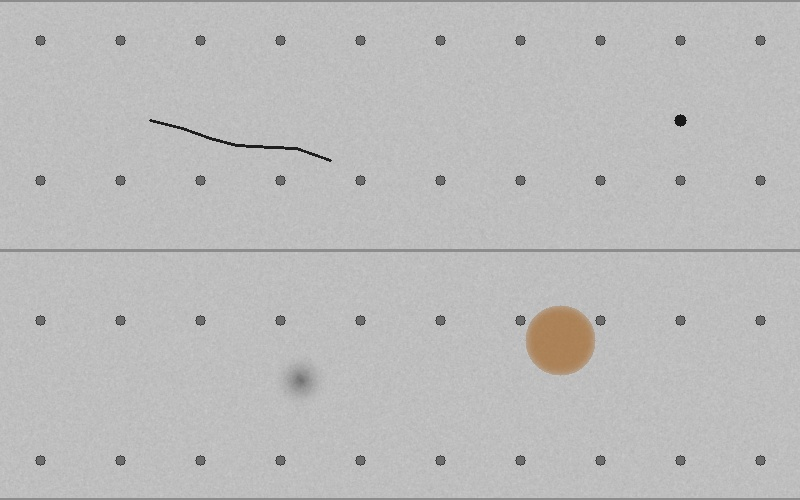
#> input picture data/sample_images/panel_defects_scan1.jpg, 800 x 500 px; its folder holds only this picture in this run
$ python -i detector.py   (imports and definitions only)
#> lines starting #> are read from the running program, lines starting #| are printed output that depends on the picture; after the words box and inside, x2 and y2 are one past the last pixel; in counts of white or black regions, pixels touching at a corner belong together
"""
AeroVision defect detector.

Two backends are supported:

1. "classical" (default, always available, zero external downloads)
   A lightweight OpenCV heuristic pipeline: edge/contour analysis +
   HSV color analysis to flag likely cracks, corrosion, dents and
   rivet-damage regions. This is what runs out-of-the-box so the
   whole prototype is demoable with no training, no internet, and
   no GPU.

2. "yolo" (optional, higher accuracy — bring your own trained weights)
   If `ultralytics` is installed AND a trained weights file exists at
   models/best.pt, the detector automatically switches to real YOLOv8
   inference. See train.py + README.md for how to train this.

Both backends return the same DefectDetection objects so the rest of
the app (severity scoring, reporting, dashboard) doesn't care which
one produced them.
"""

from __future__ import annotations

import os
from dataclasses import dataclass, field
from typing import List

import cv2
import numpy as np

MODELS_DIR = os.path.join(os.path.dirname(__file__), "..", "models")
YOLO_WEIGHTS_PATH = os.path.join(MODELS_DIR, "best.pt")


@dataclass
class DefectDetection:
    defect_type: str          # crack | corrosion | dent | rivet_damage
    confidence: float          # 0-1
    bbox: tuple                # (x, y, w, h) in pixels
    relative_area: float        # bbox area / image area
    length_cm: float | None = None  # only estimated for classical backend


def _bbox_area_ratio(bbox, img_shape) -> float:
    _, _, w, h = bbox
    img_h, img_w = img_shape[:2]
    return (w * h) / float(img_w * img_h)


# ---------------------------------------------------------------------
# Classical CV backend
# ---------------------------------------------------------------------

def _detect_cracks(raw_gray: np.ndarray, img_shape) -> List[DefectDetection]:
    """Cracks: thin, elongated, high-contrast linear structures.

    Uses probabilistic Hough line detection rather than plain contours,
    since crack edges are often broken into several short segments by
    Canny + dilation and a pure contour/aspect-ratio test misses them.
    """
    edges = cv2.Canny(raw_gray, 40, 140)
    edges = cv2.dilate(edges, np.ones((3, 3), np.uint8), iterations=1)

    lines = cv2.HoughLinesP(
        edges, 1, np.pi / 180, threshold=25,
        minLineLength=35, maxLineGap=12,
    )

    results = []
    if lines is None:
        return results

    img_h, img_w = img_shape[:2]
    max_len = 0.35 * max(img_w, img_h)  # long, perfectly straight spans are panel seams, not cracks

    for line in lines:
        # HoughLinesP normally returns shape (N, 1, 4), so line[0] is the
        # 4-tuple. Some OpenCV builds instead return shape (N, 4), where
        # `line` itself is already the 4-tuple. np.array(line).reshape(-1)
        # handles both cases safely.
        x1, y1, x2, y2 = np.array(line).reshape(-1)
        length = np.hypot(x2 - x1, y2 - y1)
        if length < 35 or length > max_len:
            continue
        angle = abs(np.degrees(np.arctan2(y2 - y1, x2 - x1)))
        is_axis_aligned = angle < 3 or angle > 177 or (87 < angle < 93)
        if is_axis_aligned and length > max_len * 0.5:
            # long axis-aligned lines are almost always seams/edges, not cracks
            continue
        x, y = min(x1, x2), min(y1, y2)
        w, h = abs(x2 - x1), abs(y2 - y1)
        pad = 4
        x, y = max(0, x - pad), max(0, y - pad)
        w, h = w + pad * 2, h + pad * 2
        confidence = float(np.clip(0.55 + 0.01 * length, 0.55, 0.93))
        bbox = (x, y, max(w, 6), max(h, 6))
        results.append(DefectDetection(
            defect_type="crack",
            confidence=round(confidence, 2),
            bbox=bbox,
            relative_area=_bbox_area_ratio(bbox, img_shape),
            length_cm=round(length / 40.0, 1),
        ))
    return results


def _detect_corrosion(bgr: np.ndarray, img_shape) -> List[DefectDetection]:
    """Corrosion: rust/brown-orange discoloration patches."""
    hsv = cv2.cvtColor(bgr, cv2.COLOR_BGR2HSV)
    lower = np.array([5, 60, 40])
    upper = np.array([30, 255, 200])
    mask = cv2.inRange(hsv, lower, upper)
    mask = cv2.morphologyEx(mask, cv2.MORPH_OPEN, np.ones((5, 5), np.uint8))
    contours, _ = cv2.findContours(mask, cv2.RETR_EXTERNAL, cv2.CHAIN_APPROX_SIMPLE)

    results = []
    for c in contours:
        area = cv2.contourArea(c)
        if area < 120:
            continue
        x, y, w, h = cv2.boundingRect(c)
        fill_ratio = area / float(w * h)
        confidence = float(np.clip(0.5 + 0.4 * fill_ratio, 0.5, 0.92))
        bbox = (x, y, w, h)
        results.append(DefectDetection(
            defect_type="corrosion",
            confidence=round(confidence, 2),
            bbox=bbox,
            relative_area=_bbox_area_ratio(bbox, img_shape),
        ))
    return results


def _detect_dents(raw_gray: np.ndarray, img_shape) -> List[DefectDetection]:
    """Dents: smooth circular/blobby local-intensity depressions.

    Compares the raw image against a heavily-blurred version of itself
    (large kernel) to isolate broad, gradual shading changes — this
    picks up dent-like shadow gradients while ignoring thin/sharp
    features like cracks or panel seams. A max-area cap and a
    border-touch check prevent global illumination gradients or seam
    lines from being reported as a single giant "dent".
    """
    img_h, img_w = img_shape[:2]
    total_area = img_h * img_w

    # Black-hat highlights small dark regions relative to their local
    # surroundings, regardless of whether the darkening is a sharp edge
    # or a smooth gradient (as a dent's shading typically is) — a plain
    # blur-and-subtract only lights up at the gradient's edge, not its
    # body.
    kernel = cv2.getStructuringElement(cv2.MORPH_ELLIPSE, (71, 71))
    blackhat = cv2.morphologyEx(raw_gray, cv2.MORPH_BLACKHAT, kernel)
    _, mask = cv2.threshold(blackhat, 12, 255, cv2.THRESH_BINARY)
    mask = cv2.morphologyEx(mask, cv2.MORPH_OPEN, np.ones((3, 3), np.uint8))
    mask = cv2.morphologyEx(mask, cv2.MORPH_CLOSE, np.ones((9, 9), np.uint8))
    contours, _ = cv2.findContours(mask, cv2.RETR_EXTERNAL, cv2.CHAIN_APPROX_SIMPLE)

    results = []
    for c in contours:
        area = cv2.contourArea(c)
        if area < 250 or area > 0.12 * total_area:
            continue
        x, y, w, h = cv2.boundingRect(c)
        # Reject boxes that touch/span the image edges (seams, borders, global gradients)
        if x <= 2 or y <= 2 or (x + w) >= img_w - 2 or (y + h) >= img_h - 2:
            continue
        aspect = max(w, h) / max(1, min(w, h))
        if aspect < 2.2:
            circularity = 4 * np.pi * area / max(1.0, cv2.arcLength(c, True) ** 2)
            confidence = float(np.clip(0.45 + 0.4 * circularity, 0.45, 0.85))
            bbox = (x, y, w, h)
            results.append(DefectDetection(
                defect_type="dent",
                confidence=round(confidence, 2),
                bbox=bbox,
                relative_area=_bbox_area_ratio(bbox, img_shape),
            ))
    return results


def _detect_rivet_damage(raw_gray: np.ndarray, img_shape) -> List[DefectDetection]:
    """Rivet damage: small, anomalously dark circular spots.

    Uses a strict darkness threshold on the *unequalized* grayscale
    image so normal, healthy rivets (mid-gray) are not mistaken for
    damaged/missing ones (near-black). Tune RIVET_DARKNESS_THRESH down
    further if your real camera images have darker healthy rivets.
    """
    RIVET_DARKNESS_THRESH = 32  # 0-255, lower = stricter (only very dark spots)

    _, mask = cv2.threshold(raw_gray, RIVET_DARKNESS_THRESH, 255, cv2.THRESH_BINARY_INV)
    mask = cv2.morphologyEx(mask, cv2.MORPH_OPEN, np.ones((3, 3), np.uint8))
    contours, _ = cv2.findContours(mask, cv2.RETR_EXTERNAL, cv2.CHAIN_APPROX_SIMPLE)

    results = []
    for c in contours:
        area = cv2.contourArea(c)
        if not (15 <= area <= 250):
            continue
        x, y, w, h = cv2.boundingRect(c)
        aspect = max(w, h) / max(1, min(w, h))
        if aspect < 1.6:  # roughly circular, rivet-sized
            bbox = (x, y, w, h)
            results.append(DefectDetection(
                defect_type="rivet_damage",
                confidence=0.65,
                bbox=bbox,
                relative_area=_bbox_area_ratio(bbox, img_shape),
            ))
    return results


def _classical_detect(bgr: np.ndarray) -> List[DefectDetection]:
    raw_gray = cv2.cvtColor(bgr, cv2.COLOR_BGR2GRAY)
    img_shape = bgr.shape

    detections: List[DefectDetection] = []
    detections += _detect_cracks(raw_gray, img_shape)
    detections += _detect_corrosion(bgr, img_shape)
    detections += _detect_dents(raw_gray, img_shape)
    detections += _detect_rivet_damage(raw_gray, img_shape)

    # Simple non-max suppression across all types to avoid duplicate
    # overlapping boxes on the same physical spot.
    detections = _suppress_overlaps(detections)
    return detections


def _suppress_overlaps(detections: List[DefectDetection], iou_thresh: float = 0.3) -> List[DefectDetection]:
    def iou(a, b):
        ax, ay, aw, ah = a
        bx, by, bw, bh = b
        ix1, iy1 = max(ax, bx), max(ay, by)
        ix2, iy2 = min(ax + aw, bx + bw), min(ay + ah, by + bh)
        iw, ih = max(0, ix2 - ix1), max(0, iy2 - iy1)
        inter = iw * ih
        union = aw * ah + bw * bh - inter
        return inter / union if union > 0 else 0

    detections = sorted(detections, key=lambda d: d.confidence, reverse=True)
    kept: List[DefectDetection] = []
    for d in detections:
        if all(iou(d.bbox, k.bbox) < iou_thresh for k in kept):
            kept.append(d)
    return kept


# ---------------------------------------------------------------------
# YOLOv8 backend (optional)
# ---------------------------------------------------------------------

_yolo_model = None


# [32 lines left out: functions _try_load_yolo, _yolo_detect, not called in this run]


# ---------------------------------------------------------------------
# Public API
# ---------------------------------------------------------------------

def get_active_backend() -> str:
    return "yolo" if os.path.exists(YOLO_WEIGHTS_PATH) and _try_load_yolo() else "classical"


# [13 lines left out: function detect, not called in this run]

>>> import cv2
>>> picture = cv2.imread('../data/sample_images/panel_defects_scan1.jpg')
#> picture is the input picture: shape (500, 800, 3); mean B, G, R 187.3, 187.7, 188
>>> result = _classical_detect(picture)
#> in _detect_cracks, `edges = cv2.Canny(raw_gray, 40, 140)`:
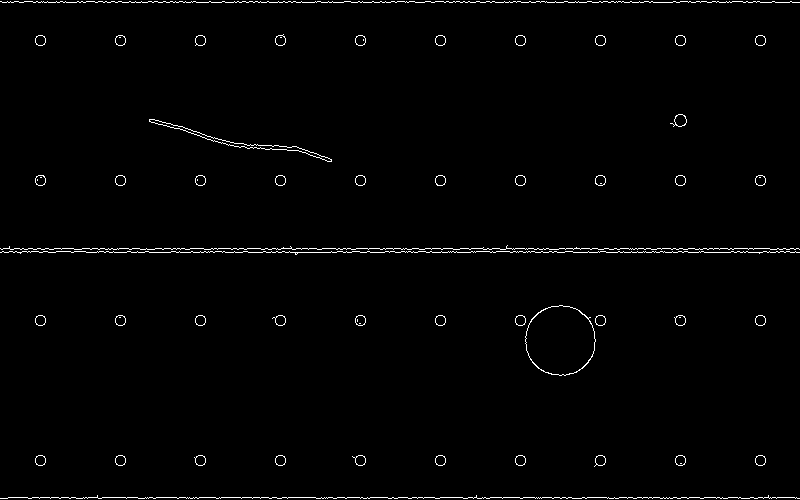
#> edges: shape (500, 800); 1.3% white in thin lines or dots
#> in _detect_cracks, `edges = cv2.dilate(edges, np.ones((3, 3), np.uint8), iterations=1)`:
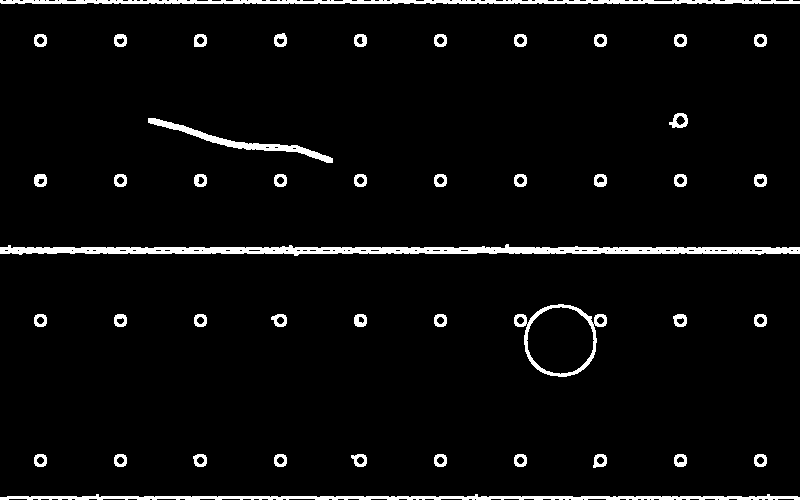
#> edges: shape (500, 800); 4.4% white; 44 white regions, largest, box (x1, y1, x2, y2) and area: (0, 244, 800, 256) 5208, (0, 0, 800, 4) 2780, (0, 494, 800, 500) 2700
#> in _detect_cracks, `lines = cv2.HoughLinesP( edges, 1, np.pi / 180, threshold=25, minLineL..`: lines = 36 rows, first 6: [0, 248, 799, 248], [0, 249, 799, 249], [0, 498, 799, 498], [0, 1, 799, 1], [0, 251, 799, 251], [0, 2, 799, 2]
#> the loop in _detect_cracks, `for line in lines:` made 36 passes
#> (x1, y1, x2, y2, length, angle, is_axis_aligned, x) on passes 15, 16, 17, 18, 20, 21, 22, 23, 24, 25, 26, 27: (519, 499, 587, 499, 68, 0, True, 515), (185, 132, 332, 158, 149.3, 10.03, False, 181), (169, 128, 226, 139, 58.05, 10.92, False, 165), (256, 143, 325, 155, 70.04, 9.87, False, 252), (148, 121, 197, 130, 49.82, 10.41, False, 144), (196, 136, 276, 150, 81.22, 9.93, False, 192), (272, 144, 319, 153, 47.85, 10.84, False, 268), (220, 144, 265, 150, 45.4, 7.59, False, 216), (278, 144, 314, 151, 36.67, 11, False, 274), (204, 139, 271, 150, 67.9, 9.32, False, 200), (148, 119, 185, 126, 37.66, 10.71, False, 144), (210, 141, 256, 148, 46.53, 8.65, False, 206)
#> (x1, y1, x2, y2, length) on passes 1 to 6: (0, 248, 799, 248, 799), (0, 249, 799, 249, 799), (0, 498, 799, 498, 799), (0, 1, 799, 1, 799), (0, 251, 799, 251, 799), (0, 2, 799, 2, 799)
#> after the loop in _detect_cracks, `for line in lines:`: results = 21 items
#> in _detect_corrosion, `hsv = cv2.cvtColor(bgr, cv2.COLOR_BGR2HSV)`: hsv: shape (500, 800, 3); mean H, S, V 0.5, 1.1, 188
#> in _detect_corrosion, `mask = cv2.inRange(hsv, lower, upper)`:
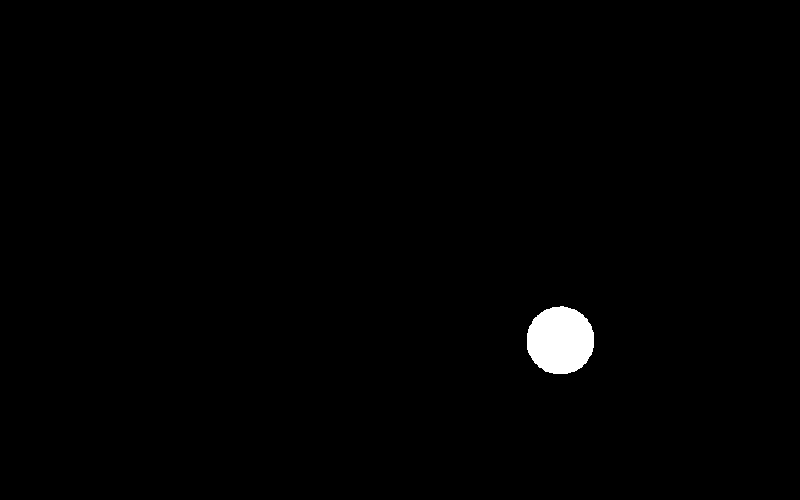
#> mask: shape (500, 800); 0.91% white; 1 white region, box (x1, y1, x2, y2) and area: (527, 306, 594, 374) 3623
#> in _detect_corrosion, `mask = cv2.morphologyEx(mask, cv2.MORPH_OPEN, np.ones((5, 5), np.uint8))`: mask: shape (500, 800); 0.9% white; 1 white region
#> in _detect_corrosion, `contours, _ = cv2.findContours(mask, cv2.RETR_EXTERNAL, cv2.CHAIN_APPR..`: contours = 1 contour; box (x1, y1, x2, y2) and area: (527, 307, 594, 374) 3520
#> the loop in _detect_corrosion, `for c in contours:` made 1 pass
#> (area, x, y, fill_ratio, confidence, img_h in _bbox_area_ratio) on pass 1: (3520, 527, 307, 0.784, 0.814, 500)
#> after the loop in _detect_corrosion, `for c in contours:`: results = 1 item
#> in _classical_detect, `detections += _detect_corrosion(bgr, img_shape)`: detections = 22 items
#> in _detect_dents, `blackhat = cv2.morphologyEx(raw_gray, cv2.MORPH_BLACKHAT, kernel)`:
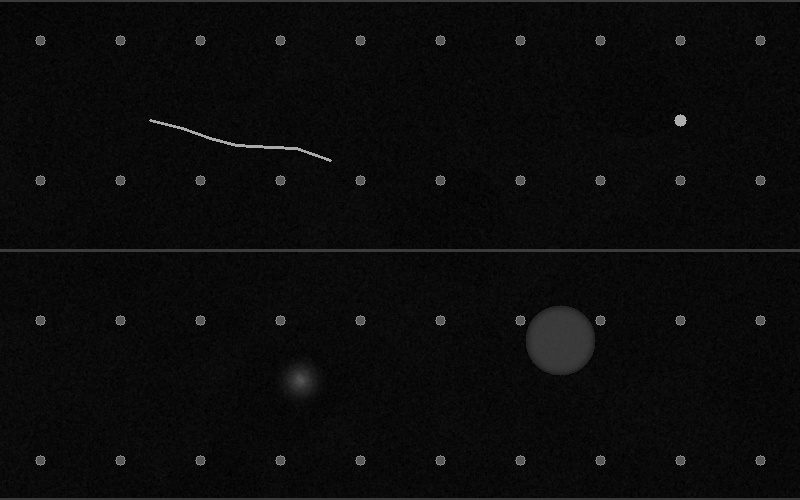
#> blackhat: shape (500, 800); min 0, max 179, mean 11.5
#> in _detect_dents, `_, mask = cv2.threshold(blackhat, 12, 255, cv2.THRESH_BINARY)`:
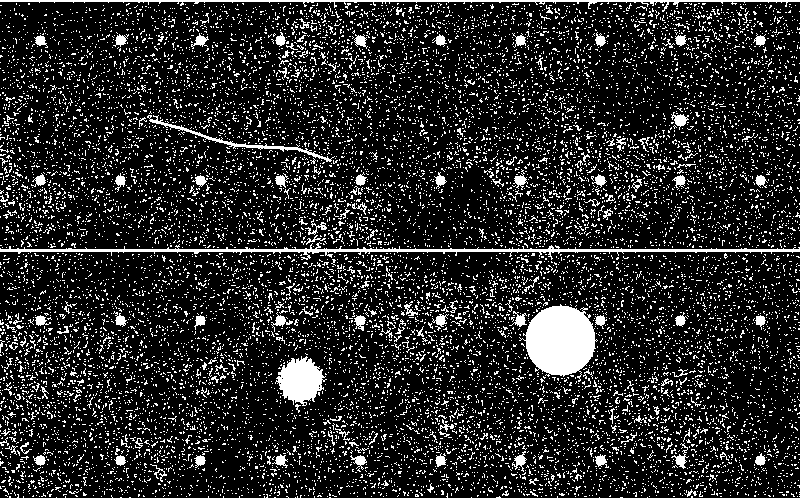
#> mask: shape (500, 800); 15.9% white in thin lines or dots
#> in _detect_dents, `mask = cv2.morphologyEx(mask, cv2.MORPH_OPEN, np.ones((3, 3), np.uint8))`: mask: shape (500, 800); 3.8% white; 102 white regions (48 under 20 px), largest, box (x1, y1, x2, y2) and area: (526, 306, 595, 375) 3859, (0, 248, 800, 255) 2448, (0, 0, 800, 4) 1644
#> in _detect_dents, `mask = cv2.morphologyEx(mask, cv2.MORPH_CLOSE, np.ones((9, 9), np.uint..`:
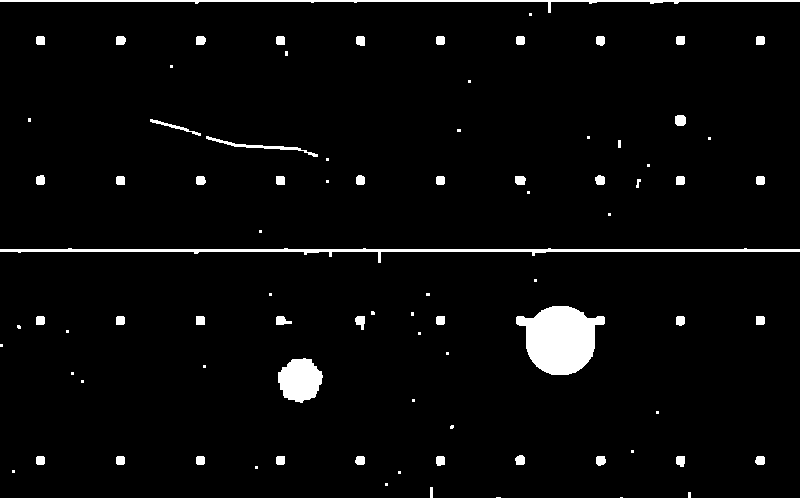
#> mask: shape (500, 800); 3.9% white; 83 white regions (35 under 20 px)
#> in _detect_dents, `contours, _ = cv2.findContours(mask, cv2.RETR_EXTERNAL, cv2.CHAIN_APPR..`: contours = 83 contours, 37 with area under 20; largest, box (x1, y1, x2, y2) and area: (516, 306, 605, 375) 4002, (0, 248, 800, 263) 1700, (278, 358, 323, 403) 1406, (0, 0, 800, 13) 870, (0, 487, 800, 500) 843
#> the loop in _detect_dents, `for c in contours:` made 83 passes
#> (area, x, y, aspect, circularity, confidence) on passes 23, 39: (1406.5, 278, 358, 1, 0.709, 0.734), (4002, 516, 306, 1.29, 0.641, 0.706)
#> area on passes 6 to 11: 65, 69, 69.5, 66, 65, 62.5
#> after the loop in _detect_dents, `for c in contours:`: results = 2 items
#> in _classical_detect, `detections += _detect_dents(raw_gray, img_shape)`: detections = 24 items
#> in _detect_rivet_damage, `_, mask = cv2.threshold(raw_gray, RIVET_DARKNESS_THRESH, 255, cv2.THRE..`:
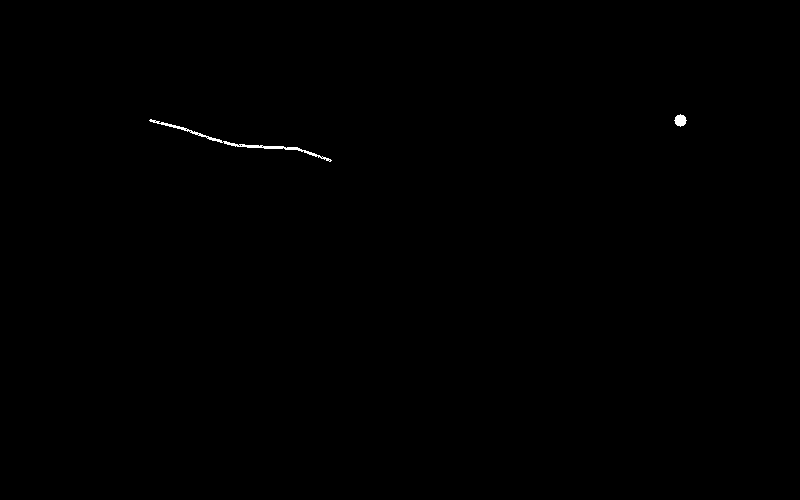
#> mask: shape (500, 800); 0.15% white; 2 white regions, box (x1, y1, x2, y2) and area: (149, 119, 332, 162) 491, (674, 114, 687, 127) 113
#> in _detect_rivet_damage, `mask = cv2.morphologyEx(mask, cv2.MORPH_OPEN, np.ones((3, 3), np.uint8))`: mask: shape (500, 800); 0.1% white; 18 white regions (13 under 20 px)
#> in _detect_rivet_damage, `contours, _ = cv2.findContours(mask, cv2.RETR_EXTERNAL, cv2.CHAIN_APPR..`: contours = 18 contours, 14 with area under 20; largest, box (x1, y1, x2, y2) and area: (675, 115, 686, 126) 92, (264, 146, 283, 149) 36, (247, 145, 259, 148) 22, (287, 147, 298, 150) 20
#> the loop in _detect_rivet_damage, `for c in contours:` made 18 passes
#> (area, x, y, aspect) on pass 18: (92, 675, 115, 1)
#> (c, area, x, y, aspect) on passes 3 to 5: ([[287, 147], [287, 149], [297, 149], [297, 147]], 20, 287, 147, 3.67), ([[264, 146], [264, 148], [282, 148], [282, 146]], 36, 264, 146, 6.33), ([[247, 145], [247, 147], [258, 147], [258, 145]], 22, 247, 145, 4)
#> the loop in _suppress_overlaps, `for d in detections:` made 25 passes
